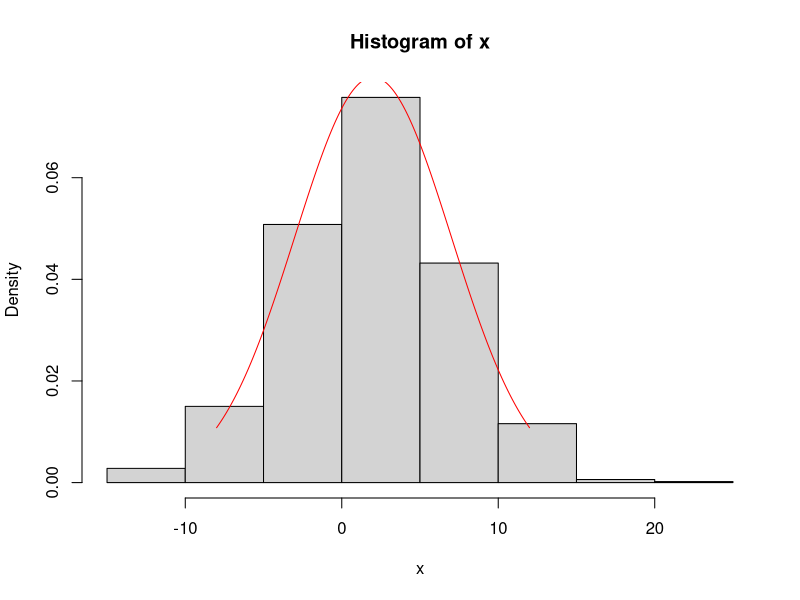

R code for this plot:
set.seed(1)

x <- rnorm(1000, mean=2, sd=5)

hist(x, freq=FALSE)
lines(seq(-8, 12, by=.1), dnorm(seq(-8, 12, by=.1), mean=2, sd=5), col="red")

# Can I commit?